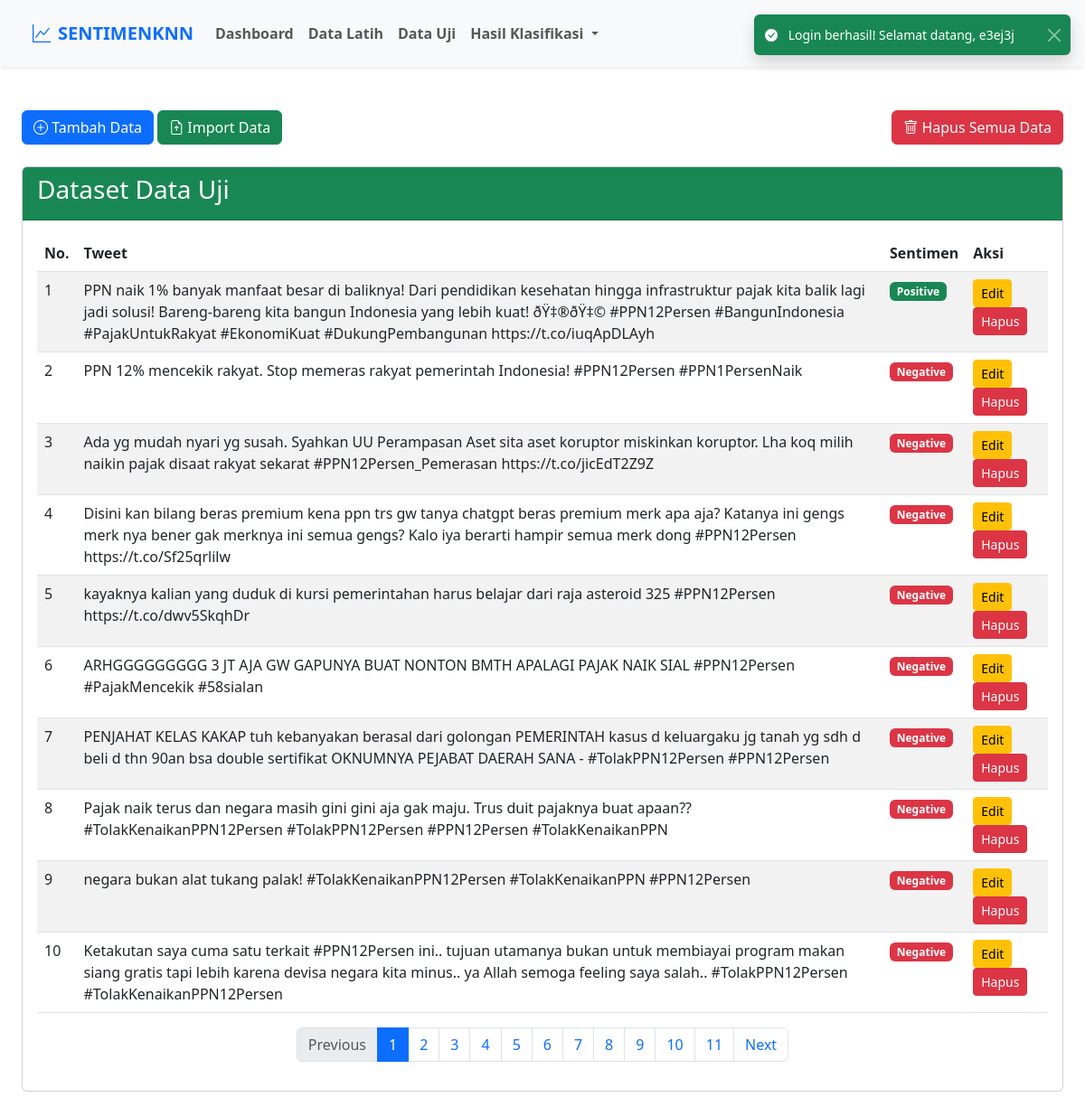
The app's page /index.php?page=datauji (signed in) with its own data.
### tables this page shows
CREATE TABLE `dataset` (
  `id` int(11) UNSIGNED NOT NULL,
  `tweet` text NOT NULL,
  `sentiment` enum('positive','negative') NOT NULL,
  `type` enum('data_latih','data_uji') NOT NULL,
  `created_at` timestamp NOT NULL DEFAULT current_timestamp(),
  `updated_at` timestamp NOT NULL DEFAULT current_timestamp() ON UPDATE current_timestamp()
);

### src/includes/functions.php (called while the page is built, shortened)
<?php
function fetchTestDataset($conn, $page, $records_per_page)
{
    $offset = ($page - 1) * $records_per_page;
    $sql = "SELECT id, tweet, sentiment FROM dataset WHERE type = 'data_uji' ORDER BY id DESC LIMIT ?, ?";
    $stmt = $conn->prepare($sql);
    $stmt->bind_param("ii", $offset, $records_per_page);
    $stmt->execute();
    $result = $stmt->get_result();
    if (!$result) {
        $error_message = "Error query: " . $conn->error;
        $dataset = [];
    } else {
        $dataset = $result->fetch_all(MYSQLI_ASSOC);
    }
    return $dataset;
}
function getTestTotalPages($conn, $records_per_page)
{
    $sql_total = "SELECT COUNT(*) AS count FROM dataset WHERE type = 'data_uji'";
    $total_result = $conn->query($sql_total);
    $row = $total_result->fetch_assoc();
    $total_records = $row['count'];
    $total_pages = ceil($total_records / $records_per_page);
    return $total_pages;
}

### src/pages/DataUji.php (the view, shortened to what this page needs)
<?php
$page = isset($_GET['hal']) && is_numeric($_GET['hal']) && $_GET['hal'] > 0 ? (int)$_GET['hal'] : 1;
$records_per_page = 10;
$dataset = fetchTestDataset($conn, $page, $records_per_page);
$total_pages = getTestTotalPages($conn, $records_per_page);
?>
<!DOCTYPE html>
<html lang="en">
<head>
    <link href="https://cdn.jsdelivr.net/npm/bootstrap@5.3.0-alpha1/dist/css/bootstrap.min.css" rel="stylesheet">
</head>
<body>
    <div class="mt-4 mb-5">
        <div class="d-flex justify-content-between mb-4">
            <div class="button-left">
                <button type="button" class="btn btn-primary" data-bs-toggle="modal" data-bs-target="#addDataModal">
                    <i class="bi bi-plus-circle"></i> Tambah Data
                </button>
                <button type="button" class="btn btn-success" data-bs-toggle="modal" data-bs-target="#importDataModal">
                    <i class="bi bi-file-earmark-arrow-up"></i> Import Data
                </button>
            </div>
            <div class="button-right">
                <button type="button" class="btn btn-danger" data-bs-toggle="modal" data-bs-target="#confirmDeleteModal">
                    <i class="bi bi-trash"></i> Hapus Semua Data
                </button>
            </div>
        </div>
        <div class="card">
            <div class="card-header bg-success text-white">
                <h3 class="card-title">Dataset Data Uji</h3>
            </div>
            <div class="card-body">
                <div class="table-responsive">
                    <table class="table table-striped">
                        <thead>
                            <tr>
                                <th>No.</th>
                                <th>Tweet</th>
                                <th>Sentimen</th>
                                <th>Aksi</th>
                            </tr>
                        </thead>
                        <tbody>
                            <?php if (count($dataset) > 0): ?>
                                <?php foreach ($dataset as $index => $row): ?>
                                    <tr>
                                        <td><?php echo $index + 1; ?></td>
                                        <td><?php echo htmlspecialchars($row['tweet']); ?></td>
                                        <td>
                                            <?php if ($row['sentiment'] == 'positive'): ?>
                                                <span class="badge bg-success">Positive</span>
                                            <?php else: ?>
                                                <span class="badge bg-danger">Negative</span>
                                            <?php endif; ?>
                                        </td>
                                        <td>
                                            <button type="button" class="btn btn-sm btn-warning" data-bs-toggle="modal" data-bs-target="#editModal<?php echo $row['id']; ?>">Edit</button>
                                            <button type="button" class="btn btn-sm btn-danger" data-bs-toggle="modal" data-bs-target="#deleteModal<?php echo $row['id']; ?>">Hapus</button>
                                        </td>
                                    </tr>
                                <?php endforeach; ?>
                            <?php endif; ?>
                        </tbody>
                    </table>
                    <?php if ($total_pages > 1): ?>
                        <nav aria-label="Page navigation">
                            <ul class="pagination justify-content-center">
                                <li class="page-item <?php echo ($page <= 1) ? 'disabled' : ''; ?>">
                                    <a class="page-link" href="?hal=<?php echo $page - 1; ?>">Previous</a>
                                </li>
                                <?php for ($i = 1; $i <= $total_pages; $i++): ?>
                                    <li class="page-item <?php echo ($page == $i) ? 'active' : ''; ?>">
                                        <a class="page-link" href="?hal=<?php echo $i; ?>"><?php echo $i; ?></a>
                                    </li>
                                <?php endfor; ?>
                                <li class="page-item <?php echo ($page >= $total_pages) ? 'disabled' : ''; ?>">
                                    <a class="page-link" href="?hal=<?php echo $page + 1; ?>">Next</a>
                                </li>
                            </ul>
                        </nav>
                    <?php endif; ?>
                </div>
            </div>
        </div>
    </div>
</body>
</html>

### assets/css/tes.css (style rules this page uses)
.table-responsive { overflow-x: auto; }

### records on screen
dataset: tweet "PPN naik 1% banyak manfaat besar di baliknya! Dari pendidikan kesehatan hingga infrastruktur pajak kita balik lagi jadi solusi! Bareng-bareng kita bangun Indonesia yang lebih kuat! ðŸ‡®ðŸ‡© #PPN12Persen #BangunIndonesia #PajakUntukRakyat #EkonomiKuat #DukungPembangunan https://t.co/iuqApDLAyh", sentiment "Positive"
dataset: tweet "PPN 12% mencekik rakyat. Stop memeras rakyat pemerintah Indonesia! #PPN12Persen #PPN1PersenNaik", sentiment "Negative"
dataset: tweet "Ada yg mudah nyari yg susah. Syahkan UU Perampasan Aset sita aset koruptor miskinkan koruptor. Lha koq milih naikin pajak disaat rakyat sekarat #PPN12Persen_Pemerasan https://t.co/jicEdT2Z9Z", sentiment "Negative"
dataset: tweet "Disini kan bilang beras premium kena ppn trs gw tanya chatgpt beras premium merk apa aja? Katanya ini gengs merk nya bener gak merknya ini semua gengs? Kalo iya berarti hampir semua merk dong #PPN12Persen https://t.co/Sf25qrlilw", sentiment "Negative"
dataset: tweet "kayaknya kalian yang duduk di kursi pemerintahan harus belajar dari raja asteroid 325 #PPN12Persen https://t.co/dwv5SkqhDr", sentiment "Negative"
dataset: tweet "ARHGGGGGGGGG 3 JT AJA GW GAPUNYA BUAT NONTON BMTH APALAGI PAJAK NAIK SIAL #PPN12Persen #PajakMencekik #58sialan", sentiment "Negative"
dataset: tweet "PENJAHAT KELAS KAKAP tuh kebanyakan berasal dari golongan PEMERINTAH kasus d keluargaku jg tanah yg sdh d beli d thn 90an bsa double sertifikat OKNUMNYA PEJABAT DAERAH SANA - #TolakPPN12Persen #PPN12Persen", sentiment "Negative"
dataset: tweet "Pajak naik terus dan negara masih gini gini aja gak maju. Trus duit pajaknya buat apaan?? #TolakKenaikanPPN12Persen #TolakPPN12Persen #PPN12Persen #TolakKenaikanPPN", sentiment "Negative"
dataset: tweet "negara bukan alat tukang palak! #TolakKenaikanPPN12Persen #TolakKenaikanPPN #PPN12Persen", sentiment "Negative"
dataset: tweet "Ketakutan saya cuma satu terkait #PPN12Persen ini.. tujuan utamanya bukan untuk membiayai program makan siang gratis tapi lebih karena devisa negara kita minus.. ya Allah semoga feeling saya salah.. #TolakPPN12Persen #TolakKenaikanPPN12Persen", sentiment "Negative"

### other values on screen
$login_success_message "Login berhasil! Selamat datang, e3ej3j"
